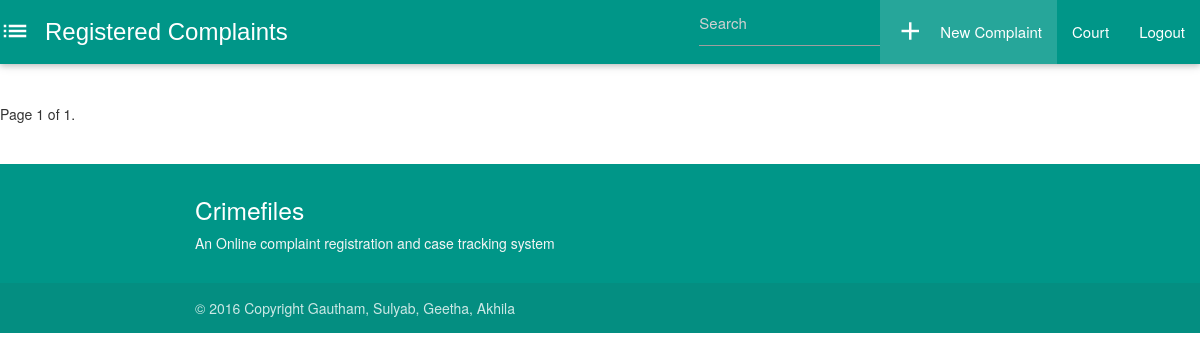
The app's page /crimefiles/ (signed in), older data.
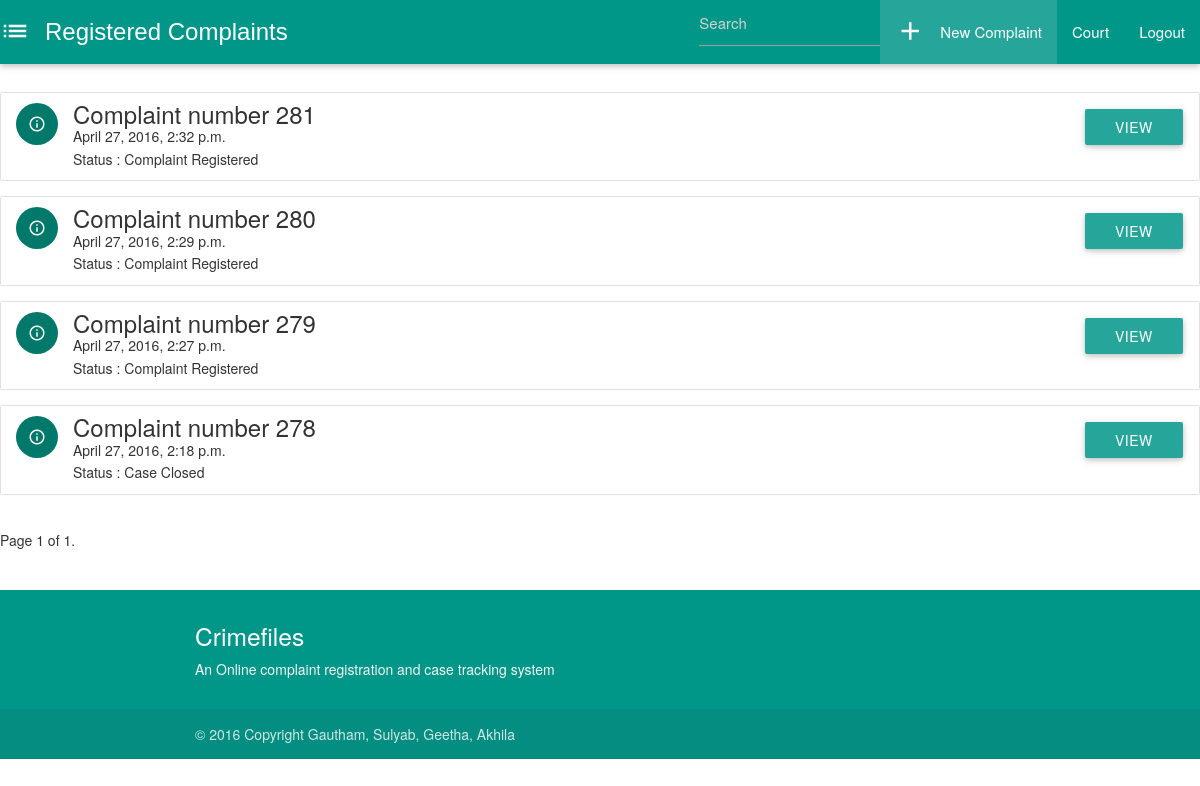
The same page, newer data.
### crimefiles/models.py (models this page shows, shortened)
class Complaint(models.Model):
	complaintid= models.AutoField(primary_key=True)
	dateofcomplaint=models.DateTimeField(auto_now=False, auto_now_add=True)
	content = models.TextField()
	policestation= models.CharField(max_length=120)
	location=models.TextField()
	user=models.CharField(max_length=120,default="Annonymous")
	complaintregistered="Complaint Registered"
	firfiled="FIR Filed"
	caseopen="Case Open"
	caseclosed="Case Closed"
	status_choice=(
		(complaintregistered,"Complaint Registered"),
		(firfiled,"FIR Filed"),
		(caseopen,"Case Open"),
		(caseclosed,"Case Closed"),
		)
	status=models.CharField(max_length=15,choices=status_choice,default=complaintregistered)
	def get_absolute_url(self):
		return reverse("crimefiles:detail", kwargs={"id":self.complaintid})

### crimefiles/views.py (the view)
def complaint_list(request):
	if not request.user.is_authenticated():
		return HttpResponseRedirect("/crimefiles/login")
	if request.user.groups.filter(name="Police").exists():
		queryset_list=Complaint.objects.all().order_by("-dateofcomplaint")
	elif request.user.groups.filter(name='Court').exists():
		queryset_list=Complaint.objects.all().order_by("-dateofcomplaint")
	else:
		queryset_list=Complaint.objects.filter(user=request.user.username).order_by("-dateofcomplaint")
	query = request.GET.get("q")
	if query:
		queryset_list=queryset_list.filter(Q(complaintid__icontains=query)|
		Q(content__icontains=query)|
		Q(policestation__icontains=query)|
		Q(location__icontains=query)
		).distinct()
	paginator = Paginator(queryset_list, 5) # Show 25 contacts per page
	who=request.user
	page = request.GET.get('page')
	try:
	    queryset = paginator.page(page)
	except PageNotAnInteger:
	    queryset = paginator.page(1)
	except EmptyPage:
	    queryset = paginator.page(paginator.num_pages)
	context={
	"who":who,
	"object_list":queryset,
	"title":"Complaint lists"
	}
	return render(request,"complaint_list.html",context)

### templates/complaint_list.html (shortened to what this page needs)
{%extends "base.html"%}
{%block content%}
<nav class ="teal" role="navigation">
	 <div class="navbar-wrapper ">
		 <div class="brand-logo" style="font-family: 'Lucida Grande', Helvetica, Arial, sans-serif; font-size: 18pt;"><i class="material-icons left" style="margin-top: .1em;">list</i>Registered Complaints</div>
		 <ul id="nav-mobile" class="right hide-on-med-and-down">
<li>
			 <form method="GET" action="">
			 	<input type="text" name="q" placeholder="Search" value="{{request.GET.q}}"/>
			</form> <li/>
			 <li class=" teal lighten-1"><a href="/crimefiles/createcomplaint"> <i class="material-icons left  " style="margin-top: .1em;">add</i>New Complaint</a></li>
        <li><a href="">{{who}}</a></li>
			 <li><a href="/accounts/logout"> Logout</a></li>
		 </ul>
	 </div>
 </nav>
<br/>
	<div class="row">
	{%for object in object_list%}
		<ul class="collection">
	     <li class="collection-item avatar">
	       <i class="material-icons circle  teal darken-2">info_outline</i>
	       <div class="title" style="font-size:18pt;">Complaint number {{object.complaintid}}</div>
					 {{object.dateofcomplaint}} </br>
	        Status : {{object.status}}
	      <a href='{{object.get_absolute_url}}'  class="waves-effect waves-light btn secondary-content" role="button">View</a>
	     </li>
	   </ul>
	{% endfor%}
<div class="pagination">
    <span class="step-links">
        <span class="current">
            Page {{ object_list.number }} of {{ object_list.paginator.num_pages }}.
        </span>
    </span>
</div>
</div>
    <footer class="page-footer teal">
          <div class="container">
            <div class="row">
              <div class="col l6 s12">
                <h5 class="white-text">Crimefiles </h5>
                <p class="grey-text text-lighten-4">An Online complaint registration and case tracking system</p>
              </div>
            </div>
          </div>
          <div class="footer-copyright">
            <div class="container">
            © 2016 Copyright Gautham, Sulyab, Geetha, Akhila
            </div>
          </div>
        </footer>
{%endblock content%}

### templates/base.html (shortened to what this page needs)
{%load staticfiles %}
<html>
<head>
<link rel="stylesheet" href="https://maxcdn.bootstrapcdn.com/bootstrap/3.3.6/css/bootstrap.min.css">
<link rel="stylesheet" href="https://maxcdn.bootstrapcdn.com/bootstrap/3.3.6/css/bootstrap-theme.min.css">
      <link type="text/css" rel="stylesheet" href={% static "css/materialize.min.css"%}  media="screen,projection"/>
</head>
<body>
	{%block content%}{%endblock content%}
</body>
</html>

Row changes from the older to the newer data that the page shows:
added Complaint: complaintid "281", dateofcomplaint "April 27, 2016, 2:32 p.m.", status "Complaint Registered"
added Complaint: complaintid "280", dateofcomplaint "April 27, 2016, 2:29 p.m.", status "Complaint Registered"
added Complaint: complaintid "279", dateofcomplaint "April 27, 2016, 2:27 p.m.", status "Complaint Registered"
added Complaint: complaintid "278", dateofcomplaint "April 27, 2016, 2:18 p.m.", status "Case Closed"
